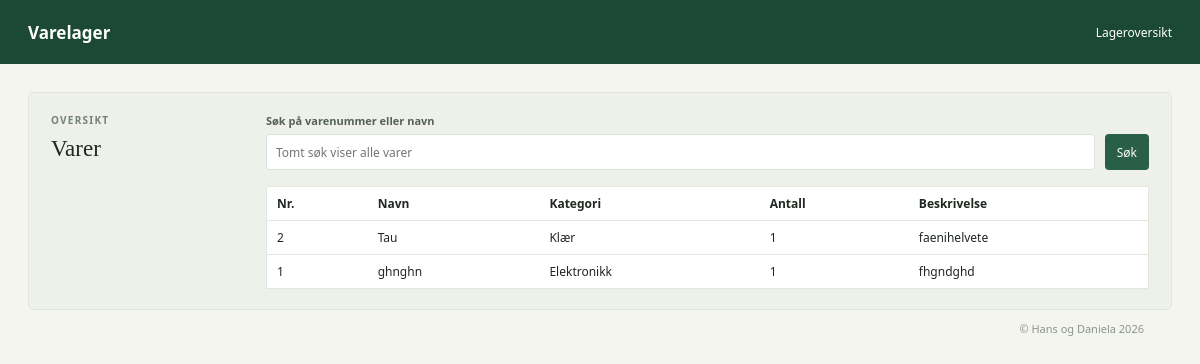
/varer, run on an earlier commit of the app's database.
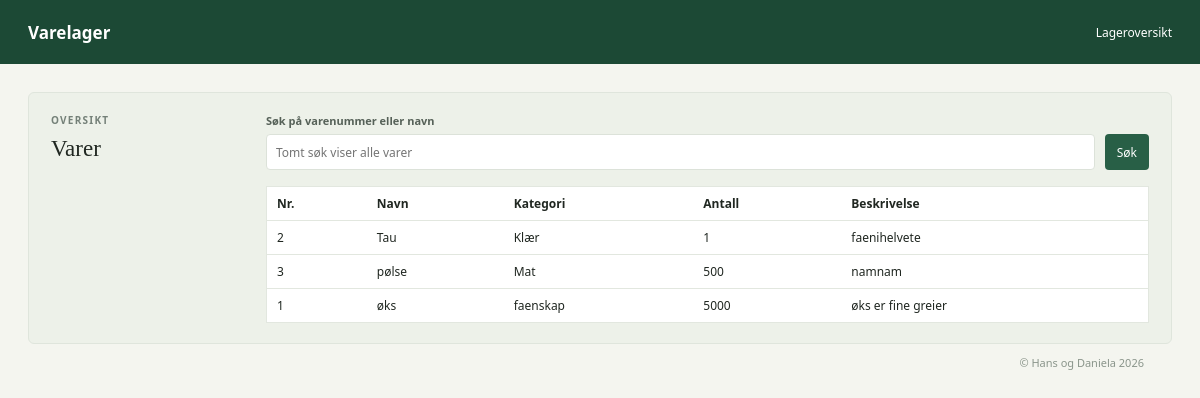
And on a later commit of the database.
### tables this page shows
CREATE TABLE varer (
        id INTEGER PRIMARY KEY AUTOINCREMENT,
        varenavn TEXT NOT NULL,
        antall_paa_lager INTEGER NOT NULL,
        kategori INT,
        kort_beskrivelse TEXT 
    );

### main.py (the view)
@app.get("/varer")
def visvarer(request: Request, sok: str = ""):
    return templates.TemplateResponse(
        request=request,
        name="varer.html",
        context={"varer": sok_varer(sok.strip()), "sok": sok},
    )

### templates/varer.html
{% extends "base.html" %}
{% block content %}
<section class="add-section" aria-labelledby="list-title">
					<div>
						<p class="eyebrow">OVERSIKT</p>
						<h2 id="list-title">Varer</h2>
					</div>
				<div>
					<form id="list-search-form" action="/varer">
						<label class="form-field name-field">
							<span>Søk på varenummer eller navn</span>
							<input name="sok" type="search" value="{{ sok }}" placeholder="Tomt søk viser alle varer">
						</label>
						<button class="submit-button" type="submit">Søk</button>
					</form>
					<table class="vare-table">
						<tr>
							<th>Nr.</th>
							<th>Navn</th>
							<th>Kategori</th>
							<th>Antall</th>
							<th>Beskrivelse</th>
						</tr>
						{% for vare in varer %}
						<tr>
							<td>{{ vare.id }}</td>
							<td>{{ vare.varenavn }}</td>
							<td>{{ vare.kategori }}</td>
							<td>{{ vare.antall_paa_lager }}</td>
							<td>{{ vare.kort_beskrivelse }}</td>
						</tr>
						{% else %}
						<tr><td colspan="5">Fant ingen varer.</td></tr>
						{% endfor %}
					</table>
				</div>
			</section>
{% endblock %}

### templates/base.html (shortened to what this page needs)
<!DOCTYPE html>
<html lang="no">
<head>
  <link rel="stylesheet" href="{{ url_for('static', path='/style.css') }}">
</head>
<body>
<header class="topbar">
  <a class="brand" href="/">Varelager</a>
  <span class="topbar-meta">Lageroversikt</span>
</header>
<main class="page-shell">
  {% block content %}      {% endblock %}
</main>
<footer class="page-shell storage-note">© Hans og Daniela 2026</footer>
</body>
</html>

### static/style.css (style rules this page uses)
:root { color-scheme: light; --ink: #202721; --muted: #748078; --line: #e2e7df; --paper: #ffffff; --canvas: #f4f5ef; --green: #285f46; --green-dark: #1c4935; --lime: #dce986; --amber: #9d6311; --red: #a64035; font-family: "Avenir Next", Avenir, "Segoe UI", sans-serif; color: var(--ink); background: var(--canvas); font-synthesis: none; text-rendering: optimizeLegibility; }
* { box-sizing: border-box; }
body { margin: 0; min-width: 320px; background: var(--canvas); }
button, input, select { font: inherit; }
button { cursor: pointer; }
.topbar { height: 64px; display: flex; align-items: center; justify-content: space-between; padding: 0 max(28px, calc((100vw - 1180px) / 2)); background: var(--green-dark); color: #fff; }
.brand { display: inline-flex; align-items: center; gap: 10px; color: inherit; font-size: 17px; font-weight: 700; text-decoration: none; }
.topbar-meta { display: flex; align-items: center; gap: 24px; font-size: 12px; }
.page-shell { width: min(1180px, calc(100% - 56px)); margin: 0 auto; }
.eyebrow { margin: 0 0 9px; color: var(--muted); font-size: 10px; font-weight: 700; letter-spacing: 1.25px; }
h1, h2, p { margin-top: 0; }
h2 { margin-bottom: 0; font-family: Georgia, "Times New Roman", serif; font-size: 23px; font-weight: 500; letter-spacing: 0; }
.form-field input, .form-field select { width: 100%; height: 39px; border: 1px solid #dce2d9; border-radius: 4px; outline: none; background: var(--paper); color: var(--ink); font-size: 13px; }
.add-section { display: grid; grid-template-columns: 190px 1fr; gap: 25px; align-items: start; margin-top: 28px; padding: 20px 22px; border: 1px solid #dfe5dc; border-radius: 6px; background: #edf1e9; }
.form-field { display: grid; gap: 6px; min-width: 0; }
.form-field > span { color: #566158; font-size: 11px; font-weight: 600; }
.form-field input, .form-field select { height: 36px; padding: 0 9px; font-size: 12px; }
.submit-button { height: 36px; border: 0; border-radius: 4px; padding: 0 12px; background: var(--green); color: #fff; font-size: 12px; white-space: nowrap; }
#list-search-form { display: grid; grid-template-columns: 1fr auto; gap: 10px; align-items: end; margin-bottom: 16px; }
.vare-table { width: 100%; border-collapse: collapse; background: var(--paper); border: 1px solid var(--line); border-radius: 4px; font-size: 12px; }
.vare-table th, .vare-table td { padding: 8px 10px; border-bottom: 1px solid var(--line); text-align: left; }
.storage-note { margin: 11px 0 36px; color: #8a958b; font-size: 11px; text-align: right; }

What changed in the data, as far as the page shows it:
added varer: id "3", varenavn "pølse", kategori "Mat", antall_paa_lager "500", kort_beskrivelse "namnam"
changed varer id 1: varenavn "ghnghn" → "øks"; kategori "Elektronikk" → "faenskap"; antall_paa_lager "1" → "5000"; kort_beskrivelse "fhgndghd" → "øks er fine greier"
